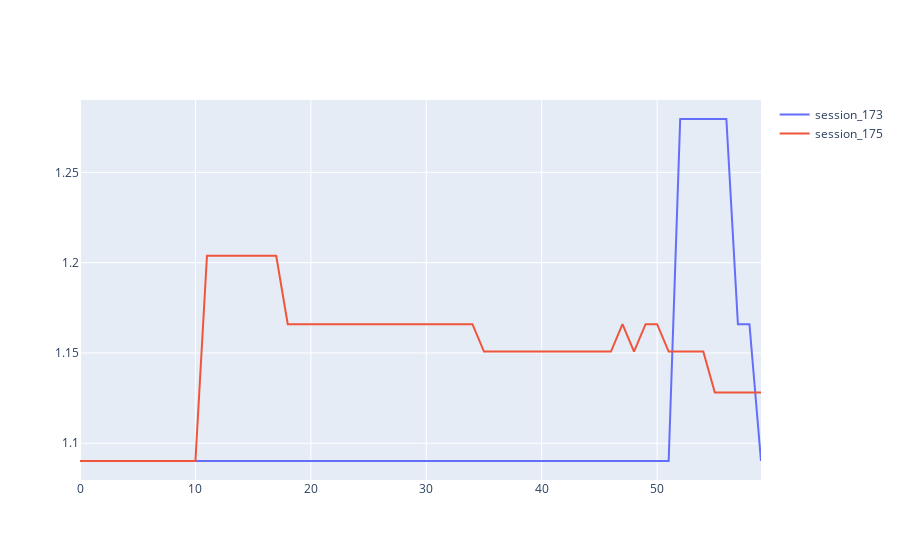

Notebook source saved alongside this figure:
### Code cell
df = pd.DataFrame({'time': range(60),
                   'session_173': monthly_emb_df[monthly_emb_df.session_id == 173].session_embedding.to_list()[0],
                   'session_175': monthly_emb_df[monthly_emb_df.session_id == 175].session_embedding.to_list()[0],
                   })
plot_multi_lines_chart(df, 'time', ['session_173', 'session_175'])
